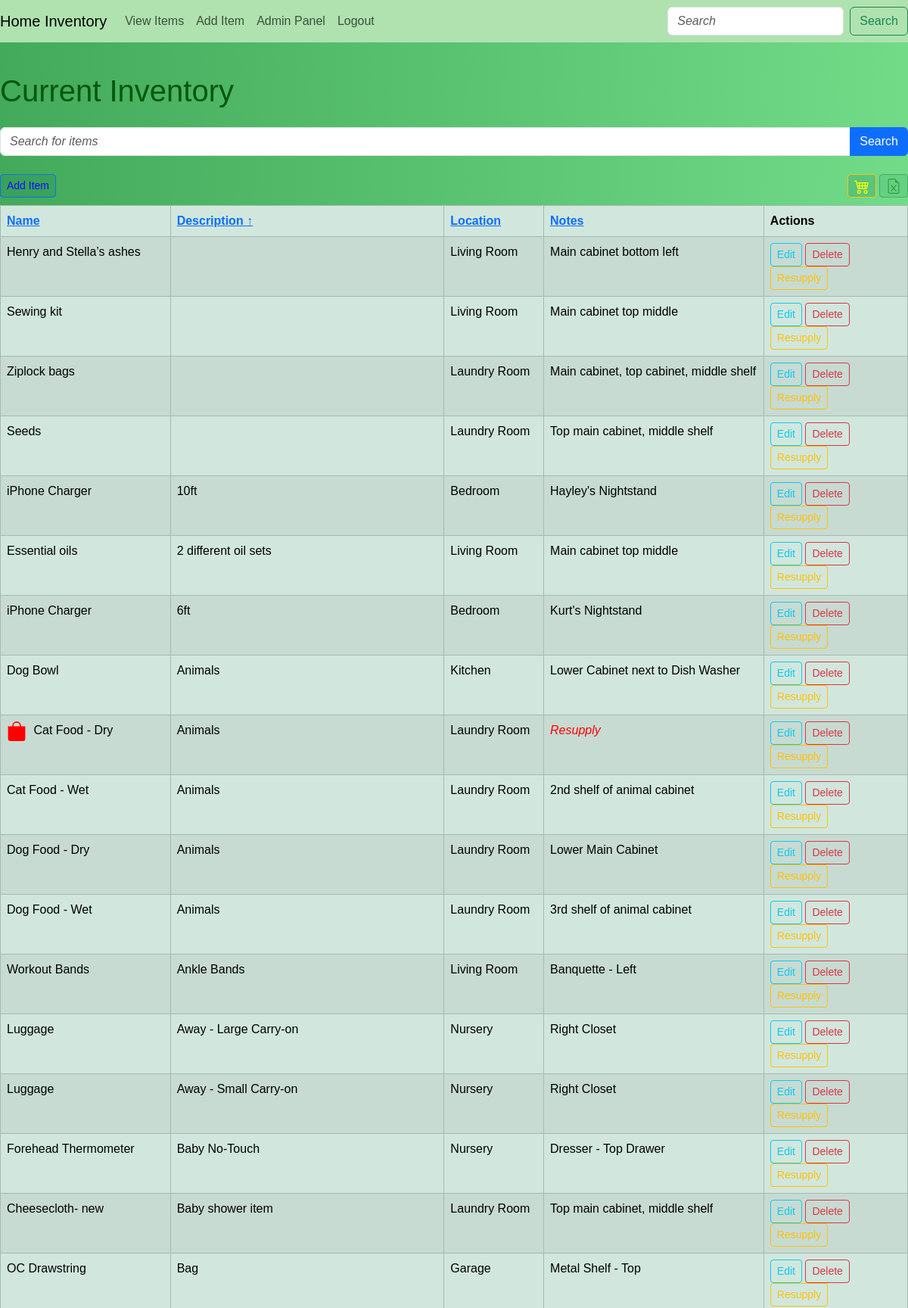
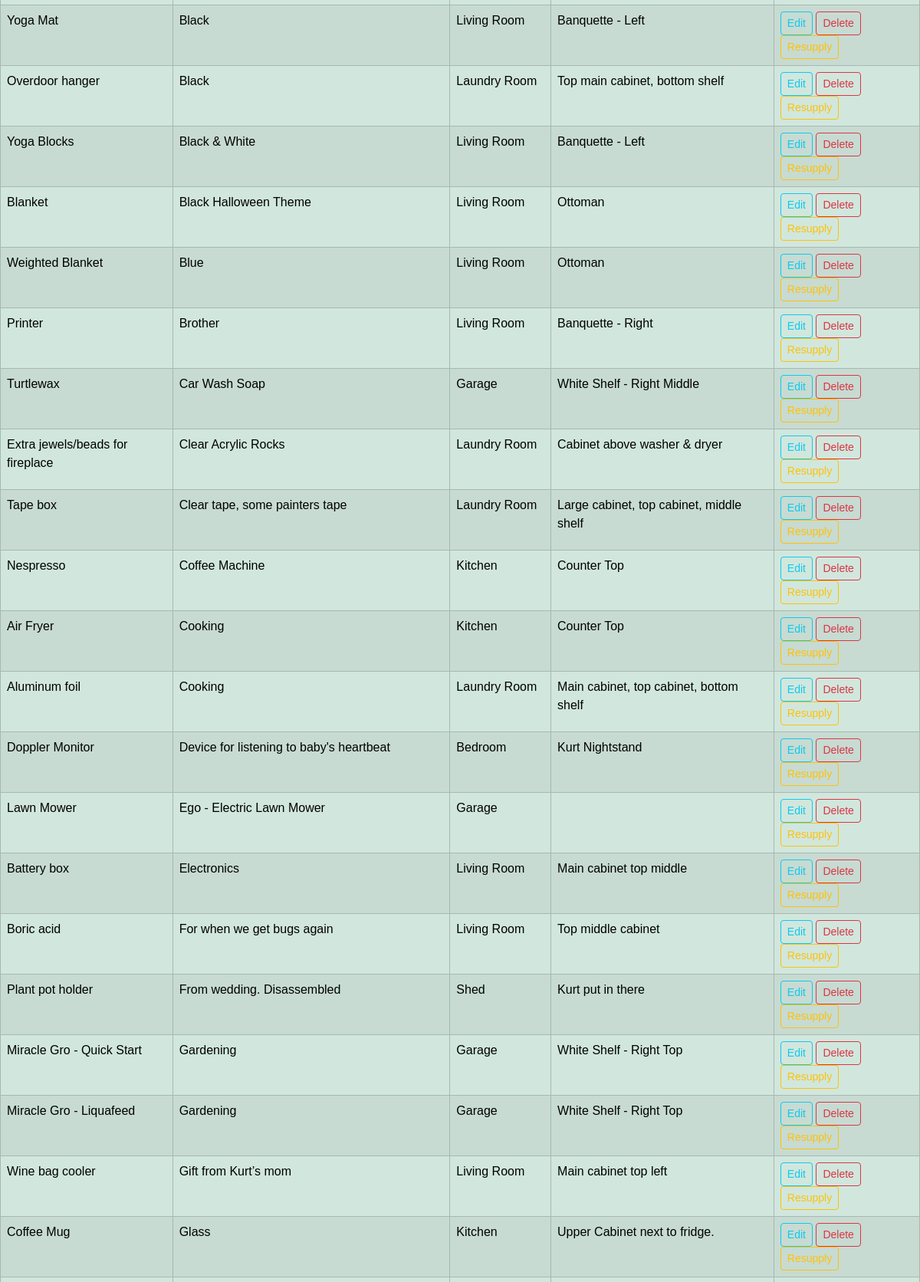
/items?search=&sort_by=description&sort_order=asc (signed in, upper part), run on the app's committed database (2 pictures, top to bottom).
### app/models.py (models this page shows, shortened)
class Item(db.Model):
    id = db.Column(db.Integer, primary_key=True)
    name = db.Column(db.String(100), nullable=False)
    description = db.Column(db.String(200), nullable=True)
    location = db.Column(db.String(100), nullable=False)
    notes = db.Column(db.String, nullable=True)

### app/routes.py (the view)
@app.route('/items', methods=['GET', 'POST'])
@login_required
def view_items():
    form = SearchForm()
    search_query = request.args.get('search', '')
    sort_by = request.args.get('sort_by', 'name')
    sort_order = request.args.get('sort_order', 'asc')
    if form.validate_on_submit():
        search_query = form.search.data
    items_query = Item.query.filter(
        (Item.name.contains(search_query)) | (Item.location.contains(search_query)) | (Item.description.contains(search_query)) | (Item.notes.contains(search_query))
    )
    if sort_order == 'asc':
        items_query = items_query.order_by(getattr(Item, sort_by).asc())
    else:
        items_query = items_query.order_by(getattr(Item, sort_by).desc())
    items = items_query.all()
    return render_template('view_items.html', items=items, form=form, sort_by=sort_by, sort_order=sort_order)

### app/forms.py
class SearchForm(FlaskForm):
    search = StringField('Search', validators=[DataRequired()])
    submit = SubmitField('Search')

### app/__init__.py (called while the page is built)
@login_manager.user_loader
def load_user(user_id):
    return models.User.query.get(int(user_id))

### app/templates/view_items.html (shortened to what this page needs)
{% extends "base.html" %}
{% block content %}
<h1 class="mb-4">Current Inventory</h1>
  <form method="GET" action="{{ url_for('view_items') }}" class="mb-4">
    <div class="input-group">
      <input type="text" class="form-control" placeholder="Search for items" name="search" value="{{ request.args.get('search', '') }}">
      <button class="btn btn-primary" type="submit">Search</button>
    </div>
  </form>
  <div class="d-flex justify-content-between" style="margin-bottom: 10px">
    <a href="{{ url_for('add_item') }}" class="btn btn-primary btn-sm" style="--bs-btn-bg: #1987543f; --bs-btn-color: #0d0dfd;">Add Item</a>
    <div>
        <a href="{{ url_for('export_items', resupply='true') }}" class="btn btn-outline-warning btn-sm" style="--bs-btn-bg: #1987543f">
          <img src="{{ url_for('static', filename='cart4.svg') }}" alt="Cart Icon" class="cart-icon" style="width: 20px; height: 20px;">
        </a>
        <a href="{{ url_for('export_items') }}" class="btn btn-success btn-sm opacity-50" style="--bs-btn-bg: #1987543f;">
          <img src="{{ url_for('static', filename='file-earmark-excel.svg') }}" alt="Export Icon" class="export-icon" style="width: 20px; height: 20px;">
        </a>
    </div>
</div>
<div class="table-responsive">
  <table class="table table-success table-striped table-bordered">
    <thead class="table-success">
      <tr>
        <th>
          <a href="{{ url_for('view_items', search=request.args.get('search', ''), sort_by='name', sort_order='asc' if sort_order == 'desc' or sort_by != 'name' else 'desc') }}">
            Name
          </a>
        </th>
        <th>
          <a href="{{ url_for('view_items', search=request.args.get('search', ''), sort_by='description', sort_order='asc' if sort_order == 'desc' or sort_by != 'description' else 'desc') }}">
            Description
            {% if sort_by == 'description' %}
              {% if sort_order == 'asc' %}
                ↑
              {% else %}
                ↓
              {% endif %}
            {% endif %}
          </a>
        </th>
        <th>
          <a href="{{ url_for('view_items', search=request.args.get('search', ''), sort_by='location', sort_order='asc' if sort_order == 'desc' or sort_by != 'location' else 'desc') }}">
            Location
          </a>
        </th>
        <th>
          <a href="{{ url_for('view_items', search=request.args.get('search', ''), sort_by='notes', sort_order='asc' if sort_order == 'desc' or sort_by != 'notes' else 'desc') }}">
            Notes
          </a>
        </th>
        <th>Actions</th>
      </tr>
    </thead>
    <tbody>
      {% for item in items %}
      <tr>
        <td>
          {% if 'Resupply' in item.notes %}
            <img src="{{ url_for('static', filename='bag-fill.svg') }}" alt="Resupply Icon" class="resupply-icon">
          {% endif %}
          {{ item.name }}
        </td>
        <td>{{ item.description }}</td>
        <td>{{ item.location }}</td>
        <td>
          {% if 'Resupply' in item.notes %}
            <span class="resupply-text">Resupply</span>
          {% else %}
            {{ item.notes }}
          {% endif %}
        </td>
        <td>
          <a href="{{ url_for('edit_item', item_id=item.id) }}" class="btn btn-outline-info btn-sm">Edit</a>
          <form method="POST" action="{{ url_for('delete_item', item_id=item.id) }}" style="display: inline;" onsubmit="return confirmDelete();">
            <button type="submit" class="btn btn-outline-danger btn-sm">Delete</button>
          </form>
<button class="btn btn-outline-warning btn-sm" onclick="toggleResupply({{ item.id }}, '{{ item.notes }}')">Resupply</button>
        </td>
      </tr>
      {% endfor %}
    </tbody>
  </table>
</div>
{% endblock %}

### app/static/styles.css (style rules this page uses)
body { background: linear-gradient(to right, #42aa5a 0%, #71db88 100%); font-family: Arial, sans-serif; }
h1 { color: #04580b; margin-top: 1em; }
.table-responsive { overflow-x: auto; margin-bottom: 15px; }
.table { min-width: 500px; }
input::placeholder, textarea::placeholder { font-style: italic; font-size: 16px; }
.resupply-text { font-style: italic; color: red; }
.resupply-icon { width: 26px; height: 26px; margin-right: 5px; }

### data on the page
Item: name "Henry and Stella’s ashes", location "Living Room", notes "Main cabinet bottom left"
Item: name "Sewing kit", location "Living Room", notes "Main cabinet top middle"
Item: name "Ziplock bags", location "Laundry Room", notes "Main cabinet, top cabinet, middle shelf"
Item: name "Seeds", location "Laundry Room", notes "Top main cabinet, middle shelf"
Item: name "iPhone Charger", description "10ft", location "Bedroom", notes "Hayley's Nightstand"
Item: name "Essential oils", description "2 different oil sets", location "Living Room", notes "Main cabinet top middle"
Item: name "iPhone Charger", description "6ft", location "Bedroom", notes "Kurt's Nightstand"
Item: name "Dog Bowl", description "Animals", location "Kitchen", notes "Lower Cabinet next to Dish Washer"
Item: name "Cat Food - Dry", description "Animals", location "Laundry Room", shows "Resupply"
Item: name "Cat Food - Wet", description "Animals", location "Laundry Room", notes "2nd shelf of animal cabinet"
Item: name "Dog Food - Dry", description "Animals", location "Laundry Room", notes "Lower Main Cabinet"
Item: name "Dog Food - Wet", description "Animals", location "Laundry Room", notes "3rd shelf of animal cabinet"
Item: name "Workout Bands", description "Ankle Bands", location "Living Room", notes "Banquette - Left"
Item: name "Luggage", description "Away - Large Carry-on", location "Nursery", notes "Right Closet"
Item: name "Luggage", description "Away - Small Carry-on", location "Nursery", notes "Right Closet"
Item: name "Forehead Thermometer", description "Baby No-Touch", location "Nursery", notes "Dresser - Top Drawer"
Item: name "Cheesecloth- new", description "Baby shower item", location "Laundry Room", notes "Top main cabinet, middle shelf"
Item: name "OC Drawstring", description "Bag", location "Garage", notes "Metal Shelf - Top"
Item: name "Yoga Mat", description "Black", location "Living Room", notes "Banquette - Left"
Item: name "Overdoor hanger", description "Black", location "Laundry Room", notes "Top main cabinet, bottom shelf"
Item: name "Yoga Blocks", description "Black & White", location "Living Room", notes "Banquette - Left"
Item: name "Blanket", description "Black Halloween Theme", location "Living Room", notes "Ottoman"
Item: name "Weighted Blanket", description "Blue", location "Living Room", notes "Ottoman"
Item: name "Printer", description "Brother", location "Living Room", notes "Banquette - Right"
Item: name "Turtlewax", description "Car Wash Soap", location "Garage", notes "White Shelf - Right Middle"
Item: name "Extra jewels/beads for fireplace", description "Clear Acrylic Rocks", location "Laundry Room", notes "Cabinet above washer & dryer"
Item: name "Tape box", description "Clear tape, some painters tape", location "Laundry Room", notes "Large cabinet, top cabinet, middle shelf"
Item: name "Nespresso", description "Coffee Machine", location "Kitchen", notes "Counter Top"
Item: name "Air Fryer", description "Cooking", location "Kitchen", notes "Counter Top"
Item: name "Aluminum foil", description "Cooking", location "Laundry Room", notes "Main cabinet, top cabinet, bottom shelf"
Item: name "Doppler Monitor", description "Device for listening to baby's heartbeat", location "Bedroom", notes "Kurt Nightstand"
Item: name "Lawn Mower", description "Ego - Electric Lawn Mower", location "Garage"
Item: name "Battery box", description "Electronics", location "Living Room", notes "Main cabinet top middle"
Item: name "Boric acid", description "For when we get bugs again", location "Living Room", notes "Top middle cabinet"
Item: name "Plant pot holder", description "From wedding. Disassembled", location "Shed", notes "Kurt put in there"
Item: name "Miracle Gro - Quick Start", description "Gardening", location "Garage", notes "White Shelf - Right Top"
Item: name "Miracle Gro - Liquafeed", description "Gardening", location "Garage", notes "White Shelf - Right Top"
Item: name "Wine bag cooler", description "Gift from Kurt’s mom", location "Living Room", notes "Main cabinet top left"
Item: name "Coffee Mug", description "Glass", location "Kitchen", notes "Upper Cabinet next to fridge."
